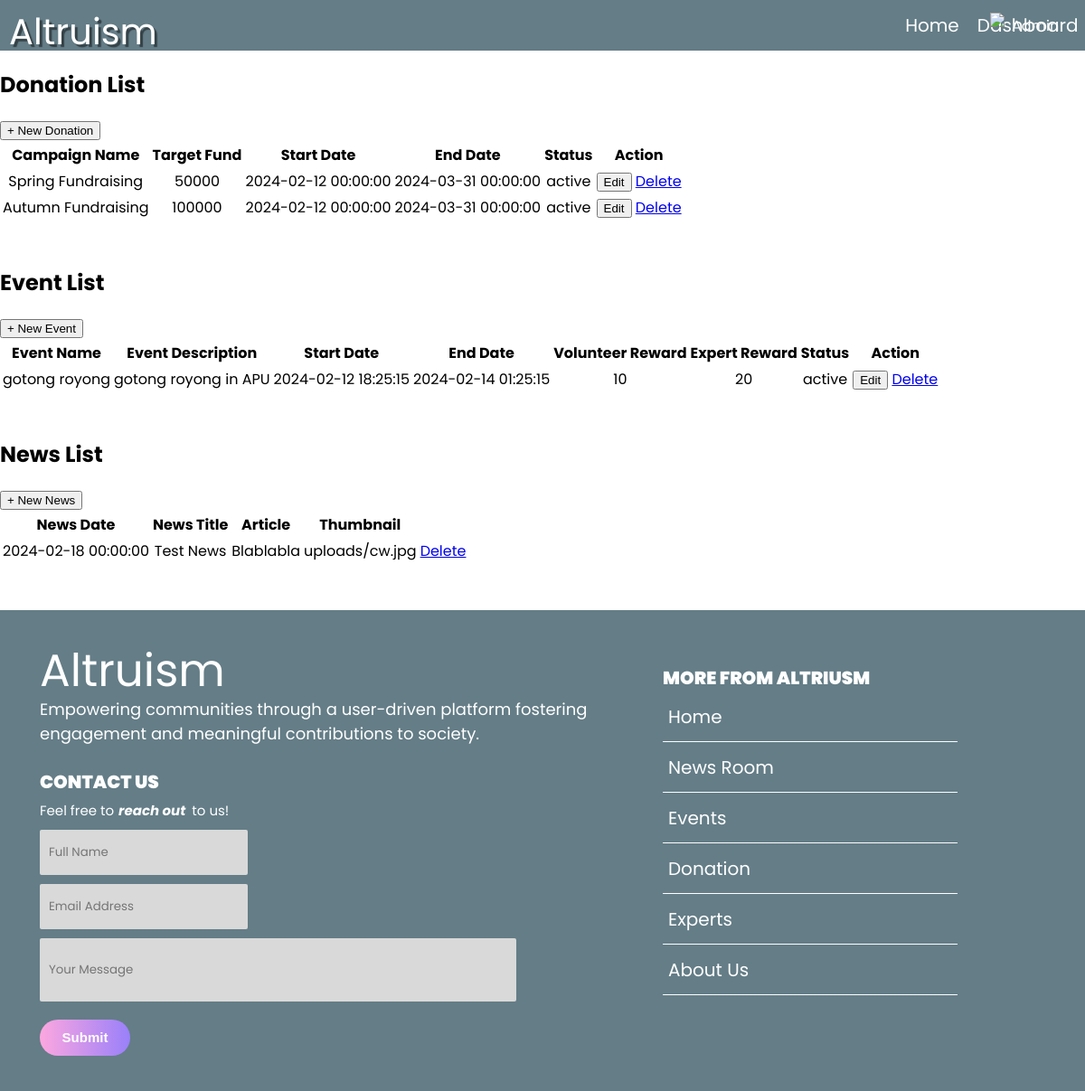
The page /Admin_Dashboard.php (signed in) on the database its author committed.
### tables this page shows
CREATE TABLE `donation` (
  `donation_id` int(10) NOT NULL,
  `campaign_name` varchar(256) NOT NULL,
  `target_fund` int(10) NOT NULL,
  `start_date` datetime NOT NULL,
  `end_date` datetime DEFAULT NULL,
  `user_id` int(20) NOT NULL,
  `d_status` varchar(10) NOT NULL
);

CREATE TABLE `event` (
  `event_id` int(20) NOT NULL,
  `event_name` varchar(50) NOT NULL,
  `event_description` varchar(256) NOT NULL,
  `event_startdate` datetime NOT NULL,
  `event_enddate` datetime NOT NULL,
  `volunteer_reward` int(100) NOT NULL,
  `expert_reward` int(100) NOT NULL,
  `user_id` int(20) NOT NULL,
  `e_status` varchar(10) NOT NULL
);

CREATE TABLE `news` (
  `news_id` int(20) NOT NULL,
  `user_id` int(20) NOT NULL,
  `news_date` datetime NOT NULL DEFAULT current_timestamp(),
  `news_title` varchar(50) NOT NULL,
  `article` longtext NOT NULL,
  `thumbnail` varchar(256) NOT NULL
);

### Admin_Dashboard.php (the view, shortened to what this page needs)
<?php
  include "Header.php";
  include "Login-Page/db_conn.php";
  $sql = "SELECT * FROM donation ORDER BY d_status, end_date DESC";
  $result = mysqli_query($conn, $sql);
  $sql1 ="SELECT * FROM event WHERE e_status = 'active' ORDER BY event_enddate DESC;";
  $result1 = mysqli_query($conn, $sql1);
  $sql2 ="SELECT * FROM news ORDER BY news_date DESC;";
  $result2 = mysqli_query($conn, $sql2);
?>
<div style="font-family: Poppins; margin-bottom: 50px;">
    <h2> Donation List </h2>
    <button class="button" onclick="window.location.href='Donation_Create.php'">+ New Donation</button>
    <table style="text-align: center;">
      <tr>
        <th>Campaign Name</th>
        <th>Target Fund</th>
        <th>Start Date</th>
        <th>End Date</th>
        <th>Status</th>
        <th>Action</th>
      </tr>
      <?php
        while($row = mysqli_fetch_assoc($result)){
      ?>
      <tr>
        <td><?php echo $row['campaign_name']; ?></td>
        <td><?php echo $row['target_fund']; ?></td>
        <td><?php echo $row['start_date']; ?></td>
        <td><?php echo $row['end_date']; ?></td>
        <td><?php echo $row['d_status']; ?></td>
        <td><button class="button" onclick="window.location.href='Donation_Update.php?d_id=<?php echo $row['donation_id'] ?>'">Edit</button>
        <a href="Donation_Delete.php?d_id=<?php echo $row['donation_id'] ?>" onclick="return confirm('Are you sure to delete?')">Delete</a>
        </td>
      </tr>
      <?php } ?>
    </table>
</div>
<div style="font-family: Poppins; margin-bottom: 50px;">
    <h2> Event List </h2>
    <button class="button" onclick="window.location.href='Event_Create.php'">+ New Event</button>
    <table style="text-align: center;">
      <tr>
        <th>Event Name</th>
        <th>Event Description</th>
        <th>Start Date</th>
        <th>End Date</th>
        <th>Volunteer Reward</th>
        <th>Expert Reward</th>
        <th>Status</th>
        <th>Action</th>
      </tr>
      <?php
        while($row1 = mysqli_fetch_assoc($result1)){
      ?>
      <tr>
        <td><?php echo $row1['event_name']; ?></td>
        <td><?php echo $row1['event_description']; ?></td>
        <td><?php echo $row1['event_startdate']; ?></td>
        <td><?php echo $row1['event_enddate']; ?></td>
        <td><?php echo $row1['volunteer_reward']; ?></td>
        <td><?php echo $row1['expert_reward']; ?></td>
        <td><?php echo $row1['e_status']; ?></td>
        <td><button class="button" onclick="window.location.href='Event_Update.php?d_id=<?php echo $row1['event_id'] ?>'">Edit</button>
        <a href="Event_Delete.php?e_id=<?php echo $row1['event_id'] ?>" onclick="return confirm('Are you sure to delete?')">Delete</a>
        </td>
      </tr>
      <?php } ?>
    </table>
</div>
<div style="font-family: Poppins; margin-bottom: 50px;">
    <h2> News List </h2>
    <button class="button" onclick="window.location.href='Create_News_Form.php'">+ New News</button>
    <table style="text-align: center;">
      <tr>
        <th>News Date</th>
        <th>News Title</th>
        <th>Article</th>
        <th>Thumbnail</th>
      </tr>
      <?php
        while($row2 = mysqli_fetch_assoc($result2)){
      ?>
      <tr>
        <td><?php echo $row2['news_date']; ?></td>
        <td><?php echo $row2['news_title']; ?></td>
        <td><?php echo $row2['article']; ?></td>
        <td><?php echo $row2['thumbnail']; ?></td>
        <td>
          <a href="News_DeleteProcess.php?n_id=<?php echo $row2['news_id'] ?>" onclick="return confirm('Are you sure to delete?')">Delete</a>
        </td>
      </tr>
      <?php } ?>
    </table>
</div>
<?php include "Footer.php"; ?>

### styles/General.css (style rules this page uses)
body { font-family: League Gothic, Poppins; margin: 0; }

### rows shown on the page
donation: campaign_name "Spring Fundraising", target_fund "50000", start_date "2024-02-12 00:00:00", end_date "2024-03-31 00:00:00", d_status "active"
donation: campaign_name "Autumn Fundraising", target_fund "100000", start_date "2024-02-12 00:00:00", end_date "2024-03-31 00:00:00", d_status "active"
event: event_name "gotong royong", event_description "gotong royong in APU", event_startdate "2024-02-12 18:25:15", event_enddate "2024-02-14 01:25:15", volunteer_reward "10", expert_reward "20", e_status "active"
news: news_date "2024-02-18 00:00:00", news_title "Test News", article "Blablabla", thumbnail "uploads/cw.jpg"

### other values the page prints
$_SESSION['username'] "Admin"
